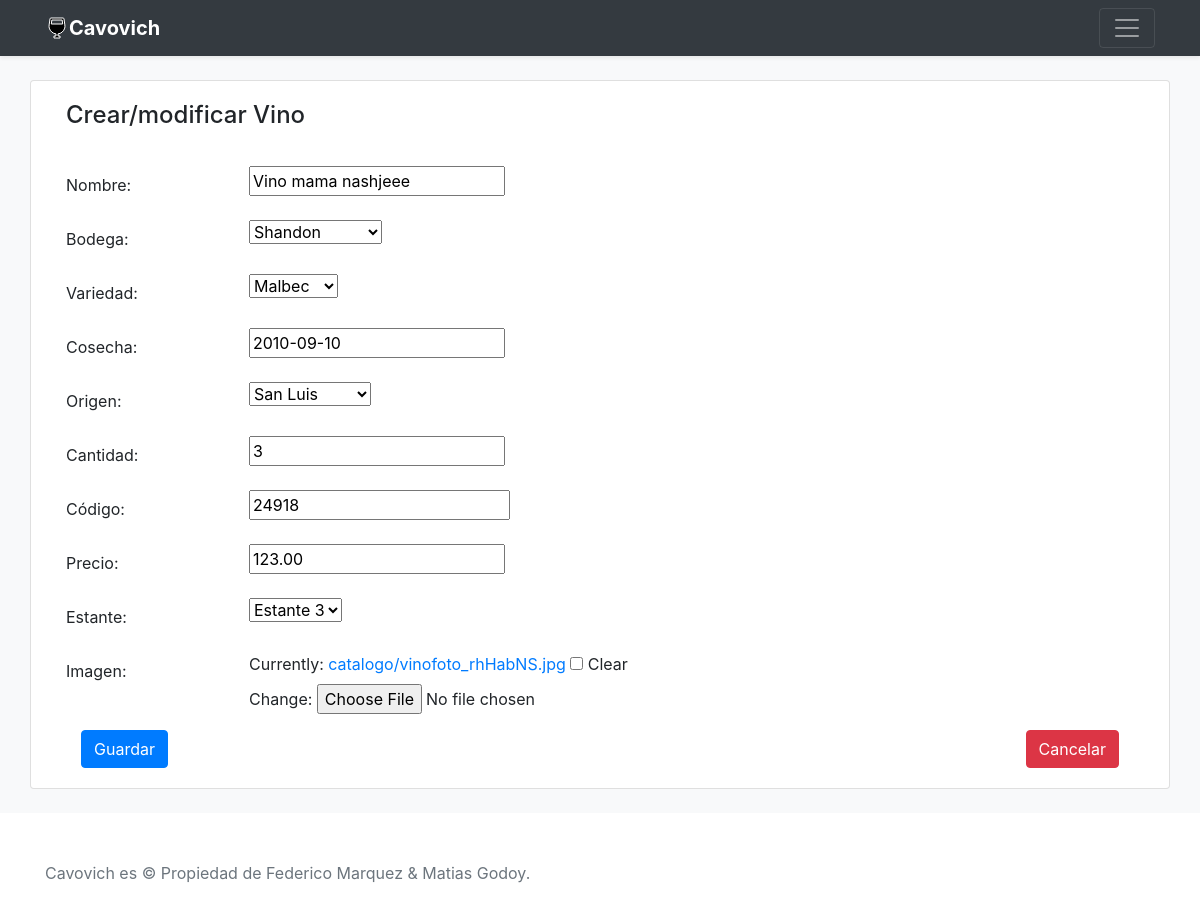
The page /update/3/ on the database its author committed.
### Cavovich/models.py (models this page shows, shortened)
class Vino(models.Model):
    nombre = models.CharField(max_length=100)
    bodega = models.ForeignKey(Bodega, on_delete=CASCADE)
    variedad = models.ForeignKey(Variedad, on_delete=CASCADE)
    cosecha = models.DateField()
    origen = models.ForeignKey(Origen, on_delete=CASCADE)
    cantidad = models.PositiveSmallIntegerField()
    codigo = models.BigIntegerField()
    precio = models.DecimalField(max_digits=8, decimal_places=2)
    estante = models.ForeignKey(Estante, on_delete=CASCADE)
    imagen = models.ImageField(upload_to="catalogo/", blank=True) #se van a guardar en media/catalogo

class Bodega(models.Model):
    bodega = models.CharField(max_length=50)
    def __str__(self) -> str:
        return self.bodega

class Variedad(models.Model):
    variedad = models.CharField(max_length=50)
    def __str__(self) -> str:
        return self.variedad

class Origen(models.Model):
    origen = models.CharField(max_length=50)
    def __str__(self) -> str:
        return self.origen

class Estante(models.Model):
    estante = models.CharField(max_length=50)
    def __str__(self) -> str:
        return self.estante

### Cavovich/views.py (the view)
# urls.py: path('update/<int:pk>/', VinoUpdate.as_view()),
class VinoUpdate(UpdateView):
    model = Vino
    template_name = 'cavovich/vino.html'
    form_class = VinoForm
    success_url = "/"

### Cavovich/forms.py
class VinoForm(forms.ModelForm):
    class Meta:
        model = Vino
        fields = '__all__'

### cart/cart.py (called while the page is built)
    def __len__(self):
        return sum(item['quantity'] for item in self.cart.values())

### cart/context_processors.py (called while the page is built)
def cart(request):
    return {'cart': Cart(request)}

### templates/cavovich/vino.html (shortened to what this page needs)
{% extends 'cavovich/baseIndex.html' %}
{% block content %}
{% load static %}
<main role="main ">
    <div class="bg-light">
        <br>
        <div class="container card bg-white">
            <div class="card-body">
                <h4 class="card-title">Crear/modificar Vino</h5><br>
                <form method="post" enctype="multipart/form-data">
                    <div class="row mb-3">
                        <label for="id_nombre" class="col-sm-2 col-form-label">Nombre:</label>
                        <div class="col-sm-10">
                            {{ form.nombre }}
                        </div>
                    </div>
                    <div class="row mb-3">
                        <label for="id_bodega" class="col-sm-2 col-form-label">Bodega:</label>
                        <div class="col-sm-10">
                            {{ form.bodega }}
                        </div>
                    </div>
                    <div class="row mb-3">
                        <label for="id_bodega" class="col-sm-2 col-form-label">Variedad:</label>
                        <div class="col-sm-10">
                            {{ form.variedad }}
                        </div>
                    </div>
                    <div class="row mb-3">
                        <label for="id_bodega" class="col-sm-2 col-form-label">Cosecha:</label>
                        <div class="col-sm-10">
                            {{ form.cosecha }}
                        </div>
                    </div>
                    <div class="row mb-3">
                        <label for="id_bodega" class="col-sm-2 col-form-label">Origen:</label>
                        <div class="col-sm-10">
                            {{ form.origen }}
                        </div>
                    </div>
                    <div class="row mb-3">
                        <label for="id_bodega" class="col-sm-2 col-form-label">Cantidad:</label>
                        <div class="col-sm-10">
                            {{ form.cantidad }}
                        </div>
                    </div>
                    <div class="row mb-3">
                        <label for="id_bodega" class="col-sm-2 col-form-label">Código:</label>
                        <div class="col-sm-10">
                            {{ form.codigo }}
                        </div>
                    </div>
                    <div class="row mb-3">
                        <label for="id_bodega" class="col-sm-2 col-form-label">Precio:</label>
                        <div class="col-sm-10">
                            {{ form.precio }}
                        </div>
                    </div>
                    <div class="row mb-3">
                        <label for="id_bodega" class="col-sm-2 col-form-label">Estante:</label>
                        <div class="col-sm-10">
                            {{ form.estante }}
                        </div>
                    </div>
                    <div class="row mb-3">
                        <label for="id_bodega" class="col-sm-2 col-form-label">Imagen:</label>
                        <div class="col-sm-10">
                            {{ form.imagen }}
                        </div>
                    </div>
                    <div class="col-lg-12">
                        <input type="submit" class="btn btn-primary" value="Guardar">
                        <a href="{% url 'inicio' %}">
                            <input type="button" class="btn btn-danger float-right" value="Cancelar" >
                        </a>
                    </div>
                </form>
            </div>
        </div>
        <br>
    </div>
</main>
{% endblock %}

### rows shown on the page
Vino: nombre "Vino mama nashjeee", cosecha "2010-09-10", cantidad "3", codigo "24918", precio "123.00"
Bodega: bodega "Shandon"
Variedad: variedad "Malbec"
Origen: origen "San Luis"
Estante: estante "Estante 3"
